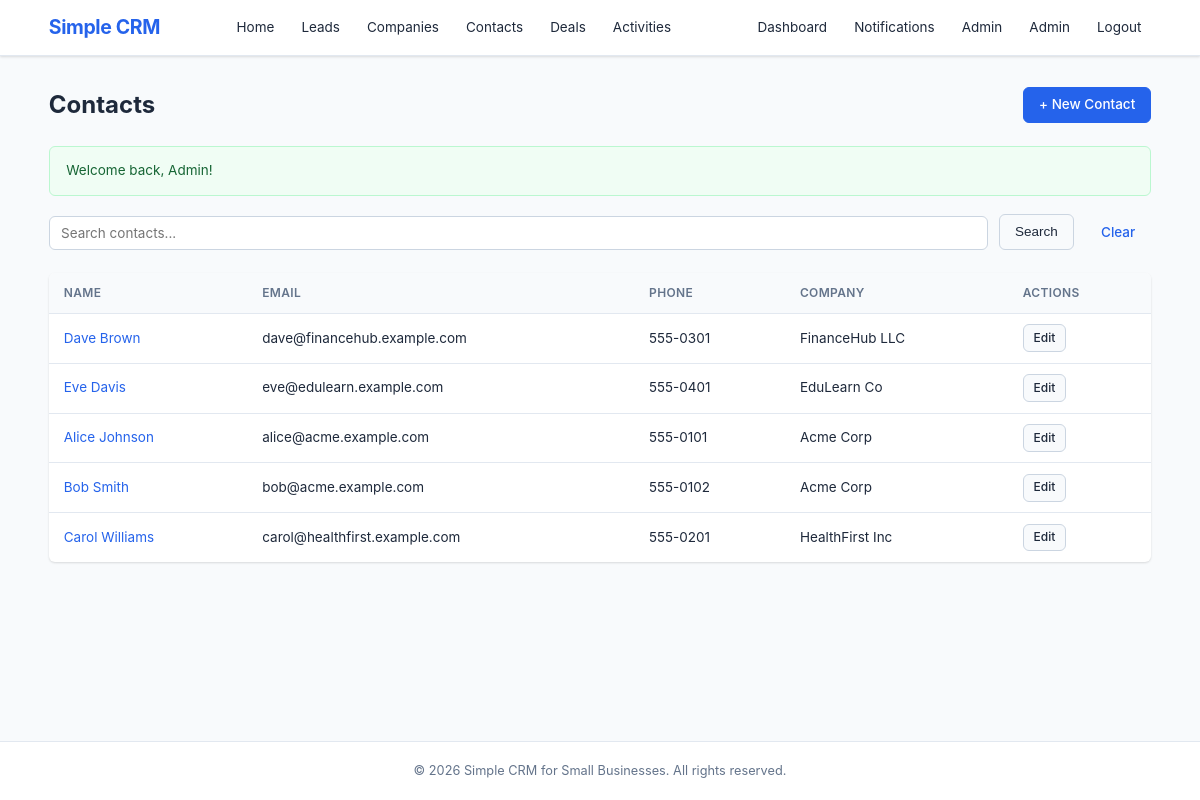
The app's page /public/contacts.php (signed in) with its own data.
### tables this page shows
CREATE TABLE IF NOT EXISTS `contacts` (
    `id`         INT AUTO_INCREMENT PRIMARY KEY,
    `company_id` INT          DEFAULT NULL,
    `first_name` VARCHAR(50)  NOT NULL,
    `last_name`  VARCHAR(50)  NOT NULL,
    `email`      VARCHAR(100) DEFAULT NULL,
    `phone`      VARCHAR(30)  DEFAULT NULL,
    `created_by` INT          DEFAULT NULL,
    `created_at` DATETIME     NOT NULL DEFAULT CURRENT_TIMESTAMP,
    FOREIGN KEY (`company_id`) REFERENCES `companies`(`id`) ON DELETE SET NULL,
    FOREIGN KEY (`created_by`) REFERENCES `users`(`id`)     ON DELETE SET NULL
);

CREATE TABLE IF NOT EXISTS `companies` (
    `id`         INT AUTO_INCREMENT PRIMARY KEY,
    `name`       VARCHAR(150) NOT NULL,
    `industry`   VARCHAR(100) DEFAULT NULL,
    `website`    VARCHAR(255) DEFAULT NULL,
    `address`    TEXT         DEFAULT NULL,
    `created_by` INT          DEFAULT NULL,
    `created_at` DATETIME     NOT NULL DEFAULT CURRENT_TIMESTAMP,
    FOREIGN KEY (`created_by`) REFERENCES `users`(`id`) ON DELETE SET NULL
);

### includes/auth.php (called while the page is built, shortened)
<?php
function isLoggedIn(): bool
{
    return isset($_SESSION['user_id']);
}
function currentRole(): string
{
    return $_SESSION['user_role'] ?? 'visitor';
}
function hasMinRole(string $minRole): bool
{
    $hierarchy = [
        'visitor'       => 0,
        'user'          => 1,
        'sales_rep'     => 2,
        'sales_manager' => 3,
        'admin'         => 4,
    ];
    $userLevel = $hierarchy[currentRole()] ?? 0;
    $minLevel  = $hierarchy[$minRole]      ?? 0;
    return $userLevel >= $minLevel;
}

### includes/permissions.php (called while the page is built, shortened)
<?php
require_once __DIR__ . '/auth.php';
function canCreateContact(): bool  { return isLoggedIn() && hasMinRole('user'); }
function canEditContact(array $c): bool {
    if (hasMinRole('admin')) return true;
    return ($c['created_by'] == currentUserId());
}

### models/Contact.php (called while the page is built, shortened)
<?php
function listContacts(array $filters = [], int $limit = 20, int $offset = 0): array
{
    $db = getDB();
    $where  = [];
    $params = [];
    $whereSQL = $where ? 'WHERE ' . implode(' AND ', $where) : '';
    $stmt = $db->prepare("SELECT COUNT(*) FROM contacts ct {$whereSQL}");
    $stmt->execute($params);
    $total = (int) $stmt->fetchColumn();
    $sql = "SELECT ct.*,
                   c.name AS company_name,
                   CONCAT(u.first_name, ' ', u.last_name) AS creator_name
            FROM contacts ct
            LEFT JOIN companies c ON ct.company_id = c.id
            LEFT JOIN users u     ON ct.created_by = u.id
            {$whereSQL}
            ORDER BY ct.last_name ASC, ct.first_name ASC
            LIMIT :lim OFFSET :off";
    $stmt = $db->prepare($sql);
    $stmt->bindValue(':lim', $limit, PDO::PARAM_INT);
    $stmt->bindValue(':off', $offset, PDO::PARAM_INT);
    $stmt->execute();
    return ['items' => $stmt->fetchAll(), 'total' => $total];
}

### public/contacts.php (the view, shortened to what this page needs)
<?php
require_once __DIR__ . '/../includes/auth.php';
require_once __DIR__ . '/../includes/helpers.php';
require_once __DIR__ . '/../includes/permissions.php';
require_once __DIR__ . '/../models/Contact.php';
$search  = trim($_GET['search'] ?? '');
$page    = max(1, (int) ($_GET['page'] ?? 1));
$perPage = 15;
$result = listContacts(['search' => $search], $perPage, ($page - 1) * $perPage);
$items  = $result['items'];
require_once __DIR__ . '/../includes/header.php';
?>
<div class="container">
    <div class="page-header">
        <h1>Contacts</h1>
        <?php if (canCreateContact()): ?>
            <a href="contact_form.php" class="btn btn-primary">+ New Contact</a>
        <?php endif; ?>
    </div>
    <?= renderFlash() ?>
    <form method="GET" action="contacts.php" class="filter-bar">
        <input type="text" name="search" value="<?= e($search) ?>" placeholder="Search contacts..." class="filter-input">
        <button type="submit" class="btn btn-secondary">Search</button>
        <a href="contacts.php" class="btn btn-ghost">Clear</a>
    </form>
    <?php if (empty($items)): ?>
        <div class="empty-state"><p>No contacts found.</p></div>
    <?php else: ?>
        <table class="table table-hover">
            <thead><tr><th>Name</th><th>Email</th><th>Phone</th><th>Company</th><th>Actions</th></tr></thead>
            <tbody>
            <?php foreach ($items as $ct): ?>
                <tr>
                    <td><a href="contact_detail.php?id=<?= $ct['id'] ?>"><?= e($ct['first_name'] . ' ' . $ct['last_name']) ?></a></td>
                    <td><?= e($ct['email'] ?? '—') ?></td>
                    <td><?= e($ct['phone'] ?? '—') ?></td>
                    <td><?= e($ct['company_name'] ?? '—') ?></td>
                    <td>
                        <?php if (canEditContact($ct)): ?>
                            <a href="contact_form.php?id=<?= $ct['id'] ?>" class="btn btn-sm btn-secondary">Edit</a>
                        <?php endif; ?>
                    </td>
                </tr>
            <?php endforeach; ?>
            </tbody>
        </table>
    <?php endif; ?>
</div>
<?php require_once __DIR__ . '/../includes/footer.php'; ?>

### public/css/style.css (style rules this page uses)
*, *::before, *::after { box-sizing: border-box; margin: 0; padding: 0; }
:root { --color-primary: #2563eb; --color-primary-dark: #1d4ed8; --color-success: #16a34a; --color-warning: #d97706; --color-danger: #dc2626; --color-info: #0891b2; --color-bg: #f8fafc; --color-white: #ffffff; --color-text: #1e293b; --color-text-light: #64748b; --color-border: #e2e8f0; --color-border-dark: #cbd5e1; --radius: 6px; --shadow: 0 1px 3px rgba(0,0,0,0.08), 0 1px 2px rgba(0,0,0,0.06); --shadow-md: 0 4px 6px rgba(0,0,0,0.07), 0 2px 4px rgba(0,0,0,0.06); --font-sans: -apple-system, BlinkMacSystemFont, 'Segoe UI', Roboto, Oxygen, Ubuntu, sans-serif; --font-mono: 'SF Mono', SFMono-Regular, Consolas, 'Liberation Mono', Menlo, monospace; }
html { font-size: 15px; line-height: 1.6; }
body { font-family: var(--font-sans); color: var(--color-text); background: var(--color-bg); min-height: 100vh; display: flex; flex-direction: column; }
a { color: var(--color-primary); text-decoration: none; }
.container { max-width: 1140px; margin: 0 auto; padding: 0 1.25rem; }
.page-header { display: flex; align-items: center; justify-content: space-between; margin-bottom: 1.5rem; gap: 1rem; flex-wrap: wrap; }
.page-header h1 { font-size: 1.6rem; font-weight: 700; color: var(--color-text); }
.btn { display: inline-block; padding: 0.5rem 1rem; font-size: 0.9rem; font-weight: 500; border-radius: var(--radius); border: 1px solid var(--color-border-dark); background: var(--color-white); color: var(--color-text); cursor: pointer; transition: all 0.15s; text-align: center; line-height: 1.4; }
.btn-primary { background: var(--color-primary); color: var(--color-white); border-color: var(--color-primary); }
.btn-sm { padding: 0.3rem 0.65rem; font-size: 0.8rem; }
.filter-bar { display: flex; gap: 0.75rem; margin-bottom: 1.5rem; flex-wrap: wrap; align-items: flex-end; }
.btn-secondary { background: var(--color-bg); color: var(--color-text); border-color: var(--color-border-dark); }
.btn-ghost { background: transparent; border-color: transparent; color: var(--color-primary); }
.filter-input, .filter-select { padding: 0.55rem 0.75rem; font-size: 0.9rem; border: 1px solid var(--color-border-dark); border-radius: var(--radius); background: var(--color-white); color: var(--color-text); font-family: var(--font-sans); transition: border-color 0.15s; }
.filter-input { flex: 2; min-width: 200px; }
.table { width: 100%; border-collapse: collapse; background: var(--color-white); border-radius: var(--radius); box-shadow: var(--shadow); overflow: hidden; }
.table th, .table td { padding: 0.7rem 1rem; text-align: left; border-bottom: 1px solid var(--color-border); font-size: 0.9rem; }
.table th { background: var(--color-bg); font-weight: 600; color: var(--color-text-light); font-size: 0.8rem; text-transform: uppercase; letter-spacing: 0.03em; }
.table tbody tr:last-child td { border-bottom: none; }

### records on screen
contacts: first_name+last_name "Dave Brown", email "dave@financehub.example.com", phone "555-0301", company.name "FinanceHub LLC"
contacts: first_name+last_name "Eve Davis", email "eve@edulearn.example.com", phone "555-0401", company.name "EduLearn Co"
contacts: first_name+last_name "Alice Johnson", email "alice@acme.example.com", phone "555-0101", company.name "Acme Corp"
contacts: first_name+last_name "Bob Smith", email "bob@acme.example.com", phone "555-0102", company.name "Acme Corp"
contacts: first_name+last_name "Carol Williams", email "carol@healthfirst.example.com", phone "555-0201", company.name "HealthFirst Inc"

### other values on screen
$user['first_name'] "Admin"
$msg "Welcome back, Admin!"
